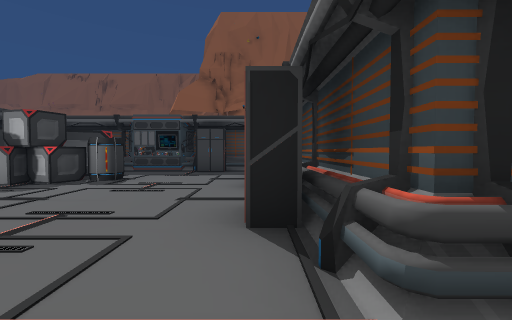
view 1 (above)

24 first-person views from a walk through a Unity game level. The camera is 1.3 m above the floor, tilts 2° down and sees 90° across. The floor is counted in squares, 2 m on a side. Each view is taken from the middle of a square. On the plan, view 1 faces up. The plan holds only what a view shows up to about 9 squares ahead; the rest is blank. The place goes on beyond the plan. The player is left out.

view 2
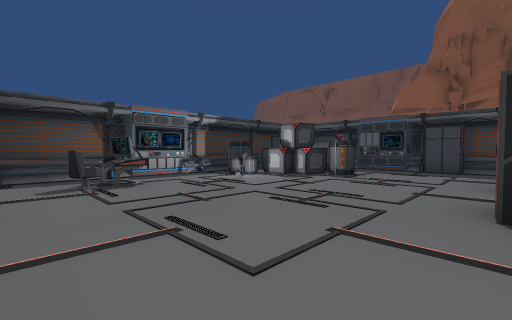

view 3
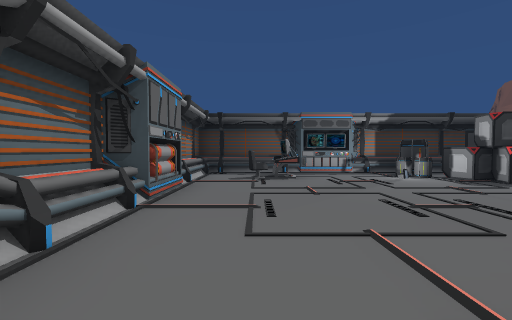

view 4
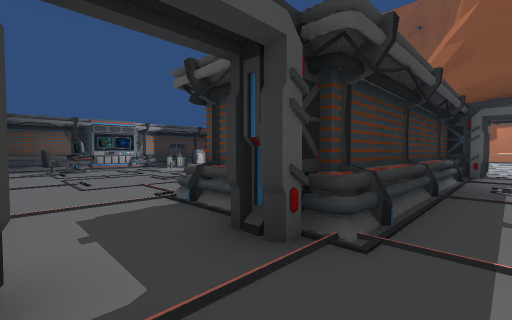

view 5
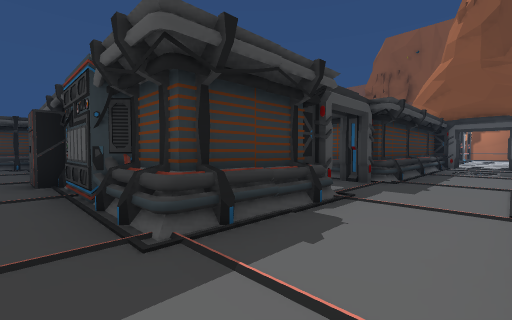

view 6
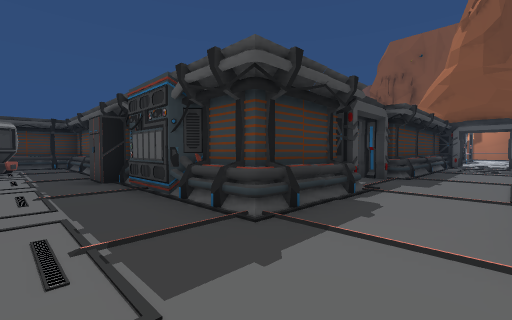

view 7
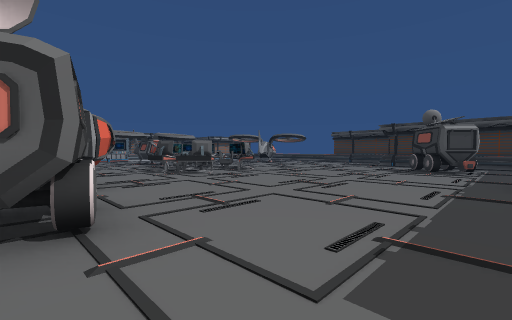

view 8
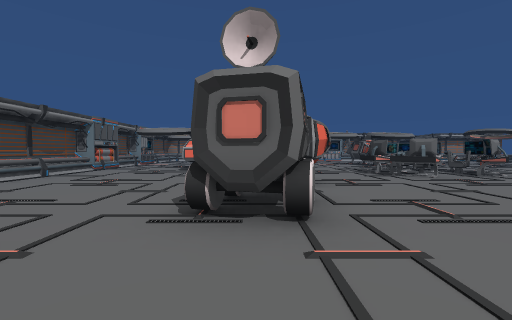

view 9
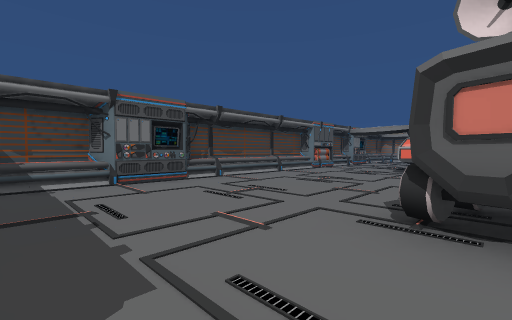

view 10
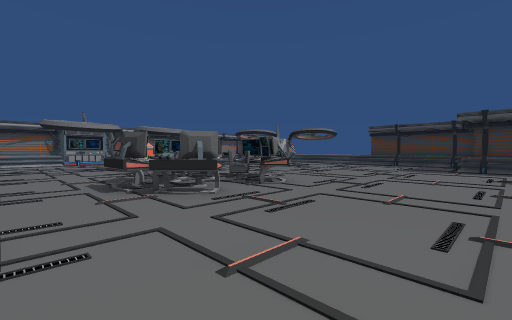

view 11
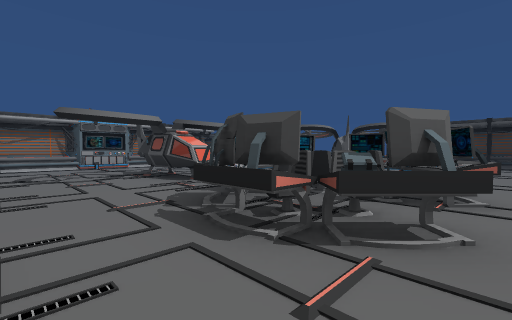

view 12
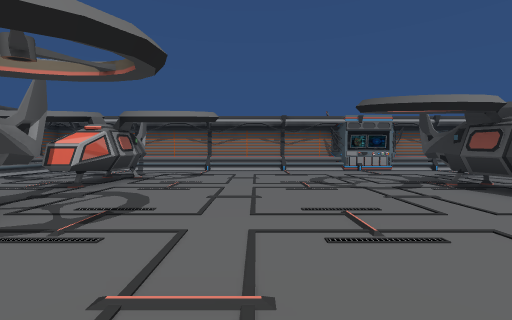

view 13
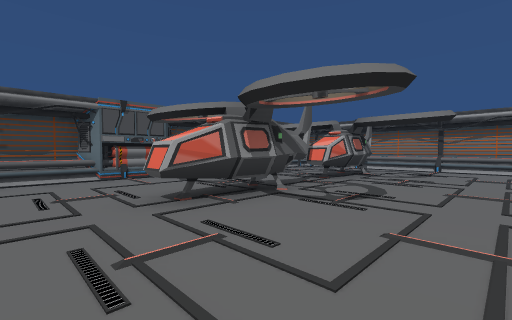

view 14
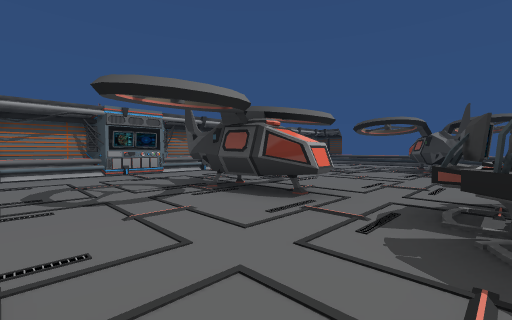

view 15
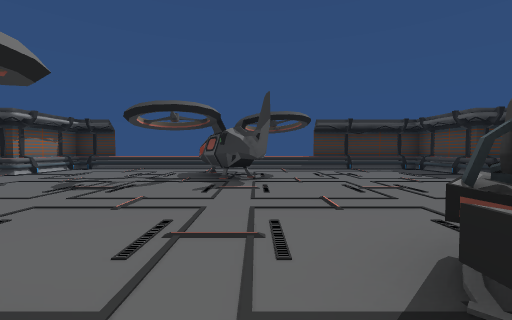

view 16
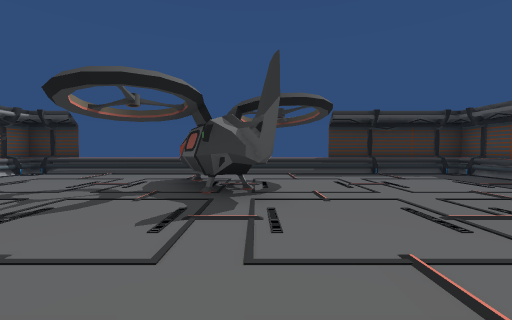

view 17
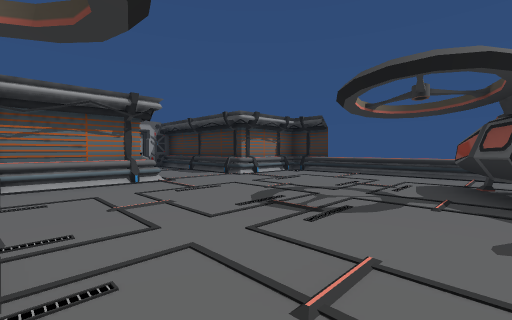

view 18
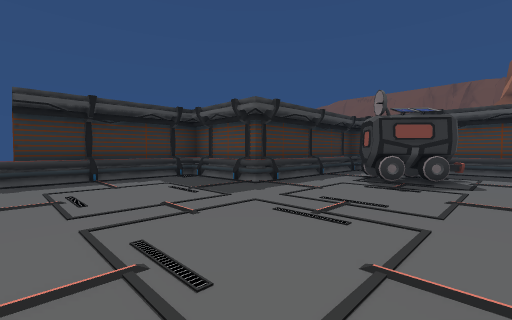

view 19
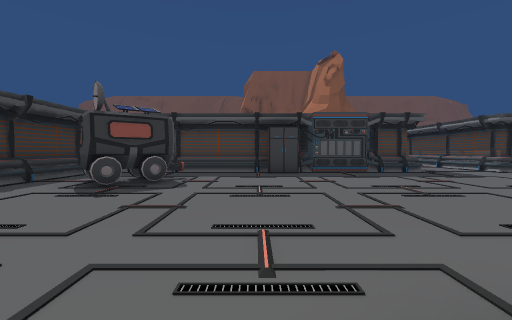

view 20
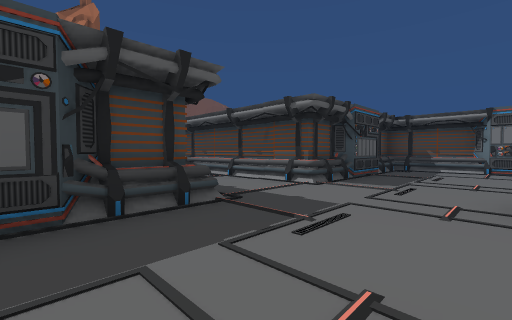

view 21
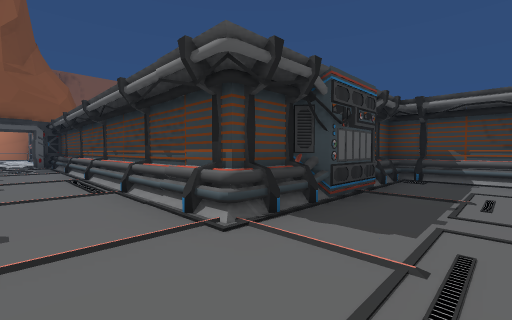

view 22
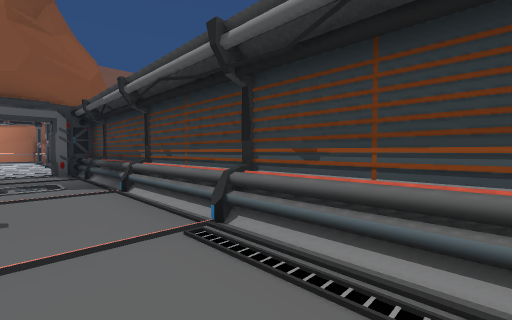

view 23
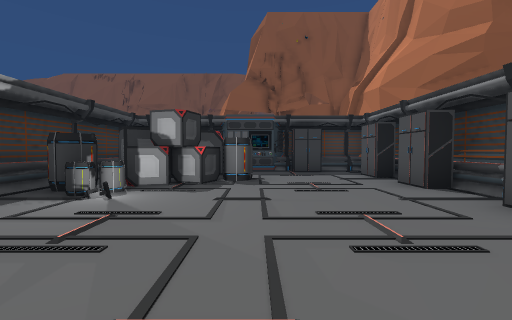

view 24
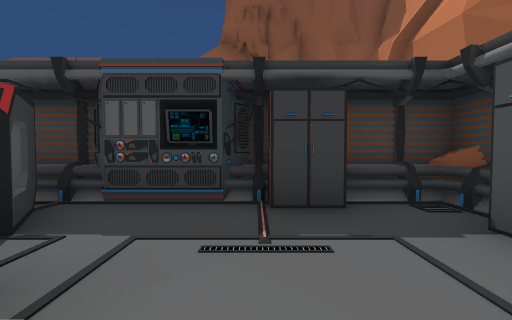

### Floor plan
Key: @ floor where view 1 was taken; # wall or solid block; . floor; / step, stairs or slope; = window, fence, low wall or low ledge; ^ raised ledge; C cabinet; N container; R crate; B barrel; T table; U truck; H thing the floor can be seen under or through; O other object.
Columns run from 10 left of view 1 to 11 right of it. Each row starts with its distance up from view 1.
 10               ..
  9      OOOOO^#  ..
  8    # NO..C=#  ..
  7    ONNN...CO O.##
  6    ONRBB...O##..#
  5    OBRR...CO#/..#
  4    OBB.....O#/..#
  3    O......CO#/..#
  2    #.......##/..#
  1    OTT.....###..#
  0   #/.T....@.....#
 -1   ##....  . .#..#
 -2    ##OO#OOOO##..#
 -3     #       #/..#
 -4   ###OOOCCOO##..#OOO##
 -5   #/.................#
 -6      UU............. O
 -7    O.U.............. O
 -8   #/...........U.... O
 -9 ####...........U.... O
-10 #.............UU.... O
-11 O .......T.T..U  ... O
-12 O .......TOT........ O
-13 O ......TTOT........ O
-14   .......TTT.....H...#
-15   ..#............H...O
-16   ###.....H......H.. O
-17   ........H........  O
-18   ........H......#.. O
-19   ........H......#.. O
-20 #................#...O
-21 #.......            .#
-22 ####..#OOOOOOOOOOOOO

Where each view was taken, in squares from view 1:
view 1: 0 up, 0 right, facing up
view 2: 1 down, 0 right, facing up-left
view 3: 0 up, 1 right, facing left
view 4: 1 down, 4 right, facing up-left
view 5: 5 down, 5 right, facing up-left
view 6: 6 down, 5 right, facing up-left
view 7: 5 down, 5 right, facing down-left
view 8: 5 down, 5 right, facing down
view 9: 5 down, 5 right, facing down-right
view 10: 8 down, 3 right, facing down-left
view 11: 11 down, 3 right, facing down-left
view 12: 13 down, 4 right, facing down
view 13: 12 down, 4 right, facing down-right
view 14: 14 down, 3 right, facing down-left
view 15: 15 down, 0 right, facing left
view 16: 15 down, 2 left, facing left
view 17: 16 down, 2 left, facing down-left
view 18: 13 down, 3 left, facing up-left
view 19: 12 down, 2 left, facing up
view 20: 7 down, 1 right, facing up-right
view 21: 6 down, 4 right, facing up-right
view 22: 1 down, 4 right, facing up-right
view 23: 0 up, 3 left, facing up
view 24: 5 up, 2 left, facing up
